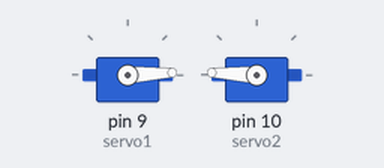
A sketch run on a simulated Arduino Uno, built with avr-gcc and run on an emulated ATmega328P. On the bench: 2 × servo.

Above: at 0.05 s.
At 0.7 s:
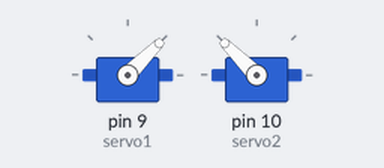
At 1.35 s:
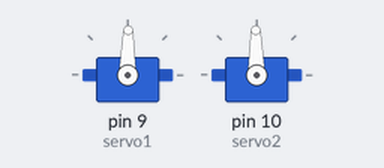
At 2.7 s:
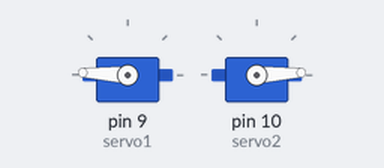
Timing chart, 0 to 6.3 s (numbered marks = the images above):
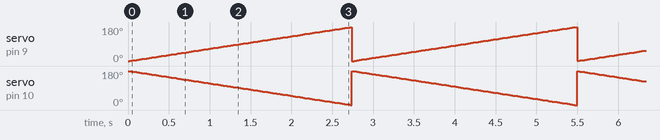

Measured:
- by itself, servo on pin 9 (servo1): ramps from 0° to 180° and jumps back, once every 2.8 s
- by itself, servo on pin 10 (servo2): ramps from 180° to 0° and jumps back, once every 2.8 s

The sketch:

dual_servo.ino
```cpp
#include <Servo.h>

Servo servo1;
Servo servo2;

void setup() {
  servo1.attach(9);
  servo2.attach(10);
}

void loop() {
  for (int angle = 0; angle <= 180; angle++) {
    servo1.write(angle);
    servo2.write(180 - angle);
    delay(15);
  }
}
```
